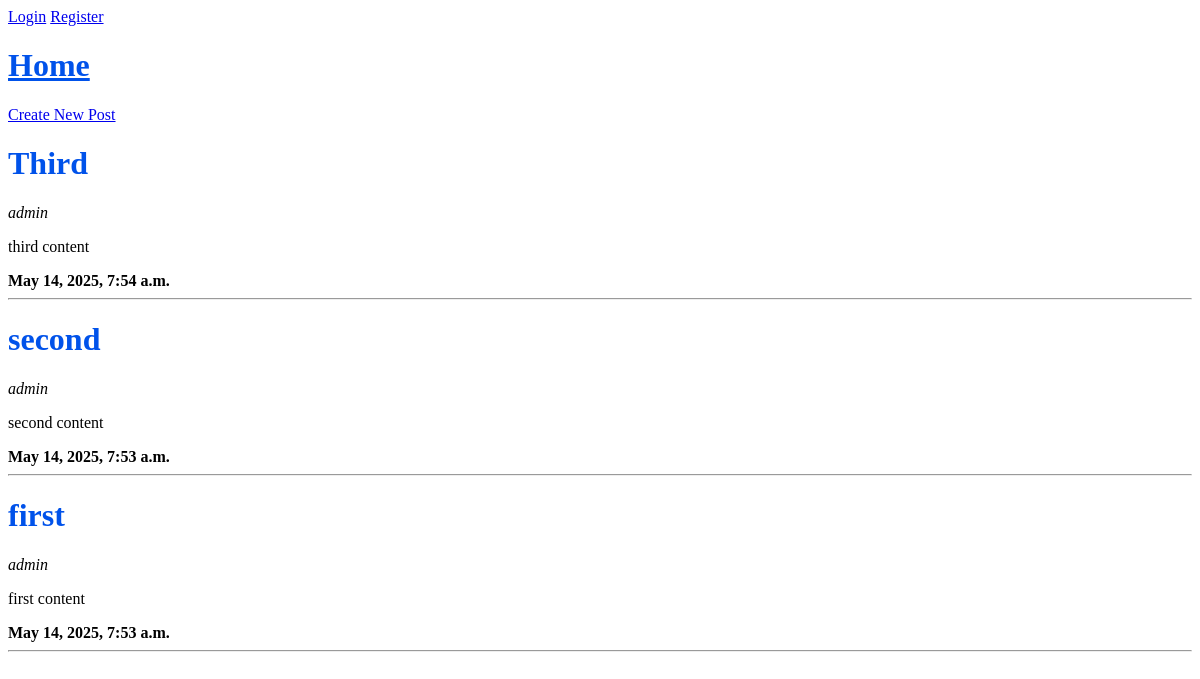
Before: / with the older database file.
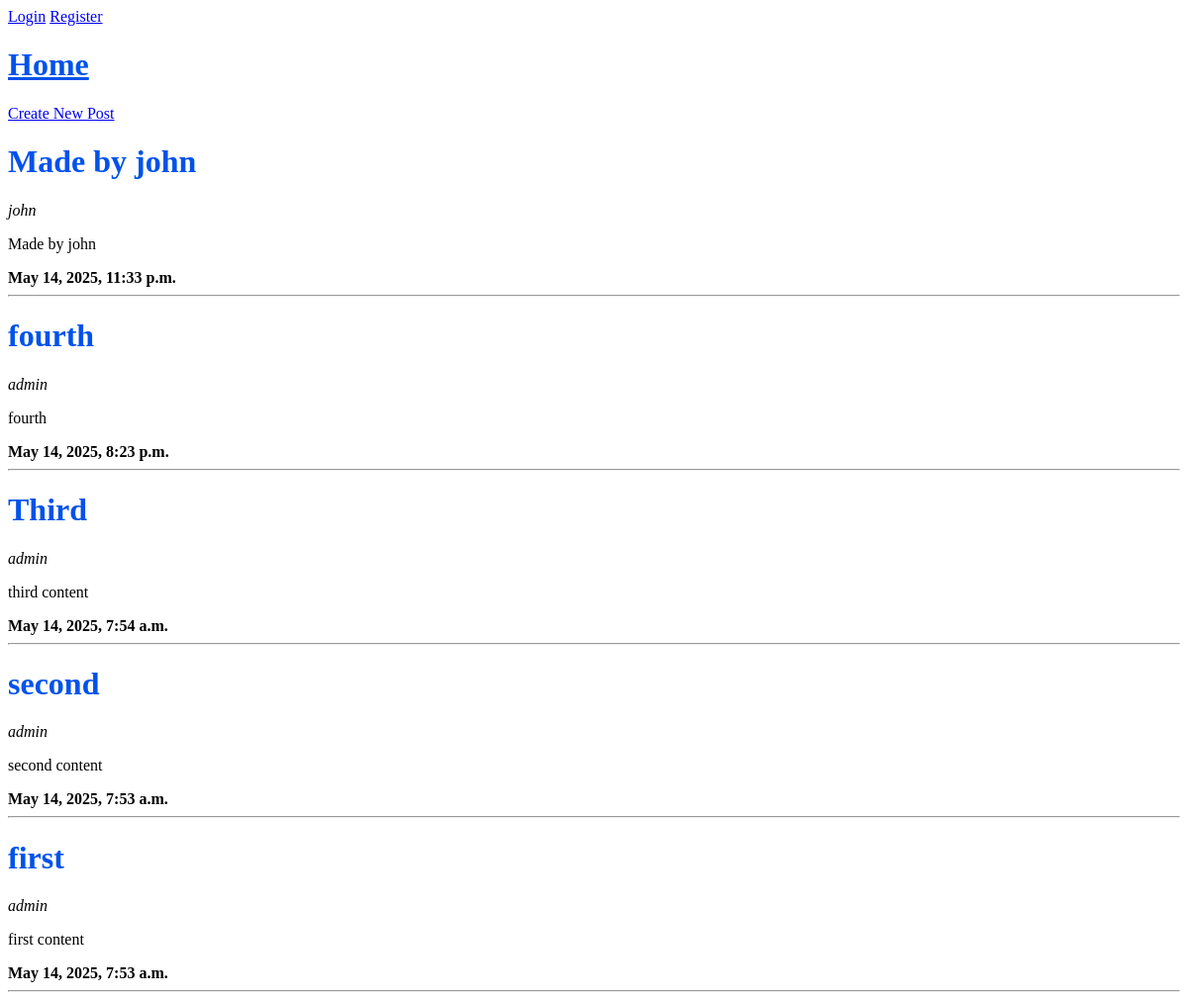
After: the same page with the newer database file.
### app/models.py (models this page shows, shortened)
class Post(models.Model):
    title = models.CharField(max_length=100)
    content = models.TextField()
    published_at = models.DateTimeField(default=timezone.now)
    author = models.ForeignKey(User, on_delete=models.CASCADE)
    class Meta:
        ordering = ['-published_at']

### app/views.py (the view)
# urls.py: path('', views.home, name='home'),
def home(request) -> HttpResponse:
    posts = Post.objects.all()
    context = {'posts': posts, 'title': 'Django is amazing'}
    return render(request, 'app/index.html', context)

### app/templates/app/index.html (shortened to what this page needs)
{% extends 'base.html' %}
    {% block content %}
        <h1><u>Home</u></h1>
        <a href="{% url 'create_post' %}">Create New Post</a>
        {% for post in posts %}
        <h1>{{post.title}}</h1>
        <i>{{post.author}}</i>
        <p>{{post.content}}</p>
        <b>{{post.published_at}}</b>
        <hr />
    {% endfor %}
{% endblock content %}

### templates/base.html (shortened to what this page needs)
{% load static %}
<!DOCTYPE html>
<html lang="en">
  <head>
    <link rel="stylesheet" href="{% static 'css/style.css' %}" />
  </head>
  <body>
    <header>
      {% if request.user.is_authenticated %}
          <span>Hi, {{request.user.username|title}}</span>
          <a href="{% url 'logout' %}">Logout</a>
      {% else %}
          <a href="{% url 'login' %}">Login</a>
          <a href="{% url 'register' %}">Register</a>
      {% endif %}
    </header>
    {% block content %} {% endblock content %}
  </body>
</html>

### static/css/style.css (style rules this page uses)
h1 { color: #0052EA }

Changed rows visible on the page:
added Post: title "Made by john", author "john", content "Made by john", published_at "May 14, 2025, 11:33 p.m."
added Post: title "fourth", author "admin", content "fourth", published_at "May 14, 2025, 8:23 p.m."
